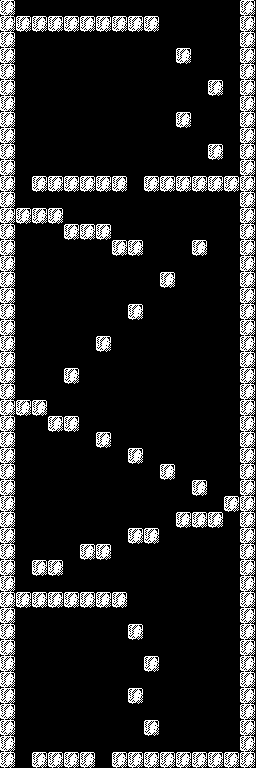

Below is a game level as drawn by its tile map, then a one-line description and the .tmx file that defines it, in full:
An orthogonal 16x48 tile map with 16x16 px tiles, 1 tile layer (Tile Layer 1).

<map version="1.10" tiledversion="1.10.2" orientation="orthogonal" renderorder="right-down" width="16" height="48" tilewidth="16" tileheight="16" infinite="0" nextlayerid="2" nextobjectid="1">
 <tileset firstgid="1" source="tiles.tsx" />
 <layer id="1" name="Tile Layer 1" width="16" height="48">
  <data encoding="csv">
2,1,1,1,1,1,1,1,1,1,1,1,1,1,1,2,
2,2,2,2,2,2,2,2,2,2,1,1,1,1,1,2,
2,1,1,1,1,1,1,1,1,1,1,1,1,1,1,2,
2,1,1,1,1,1,1,1,1,1,1,2,1,1,1,2,
2,1,1,1,1,1,1,1,1,1,1,1,1,1,1,2,
2,1,1,1,1,1,1,1,1,1,1,1,1,2,1,2,
2,1,1,1,1,1,1,1,1,1,1,1,1,1,1,2,
2,1,1,1,1,1,1,1,1,1,1,2,1,1,1,2,
2,1,1,1,1,1,1,1,1,1,1,1,1,1,1,2,
2,1,1,1,1,1,1,1,1,1,1,1,1,2,1,2,
2,1,1,1,1,1,1,1,1,1,1,1,1,1,1,2,
2,1,2,2,2,2,2,2,1,2,2,2,2,2,2,2,
2,1,1,1,1,1,1,1,1,1,1,1,1,1,1,2,
2,2,2,2,1,1,1,1,1,1,1,1,1,1,1,2,
2,1,1,1,2,2,2,1,1,1,1,1,1,1,1,2,
2,1,1,1,1,1,1,2,2,1,1,1,2,1,1,2,
2,1,1,1,1,1,1,1,1,1,1,1,1,1,1,2,
2,1,1,1,1,1,1,1,1,1,2,1,1,1,1,2,
2,1,1,1,1,1,1,1,1,1,1,1,1,1,1,2,
2,1,1,1,1,1,1,1,2,1,1,1,1,1,1,2,
2,1,1,1,1,1,1,1,1,1,1,1,1,1,1,2,
2,1,1,1,1,1,2,1,1,1,1,1,1,1,1,2,
2,1,1,1,1,1,1,1,1,1,1,1,1,1,1,2,
2,1,1,1,2,1,1,1,1,1,1,1,1,1,1,2,
2,1,1,1,1,1,1,1,1,1,1,1,1,1,1,2,
2,2,2,1,1,1,1,1,1,1,1,1,1,1,1,2,
2,1,1,2,2,1,1,1,1,1,1,1,1,1,1,2,
2,1,1,1,1,1,2,1,1,1,1,1,1,1,1,2,
2,1,1,1,1,1,1,1,2,1,1,1,1,1,1,2,
2,1,1,1,1,1,1,1,1,1,2,1,1,1,1,2,
2,1,1,1,1,1,1,1,1,1,1,1,2,1,1,2,
2,1,1,1,1,1,1,1,1,1,1,1,1,1,2,2,
2,1,1,1,1,1,1,1,1,1,1,2,2,2,1,2,
2,1,1,1,1,1,1,1,2,2,1,1,1,1,1,2,
2,1,1,1,1,2,2,1,1,1,1,1,1,1,1,2,
2,1,2,2,1,1,1,1,1,1,1,1,1,1,1,2,
2,1,1,1,1,1,1,1,1,1,1,1,1,1,1,2,
2,2,2,2,2,2,2,2,1,1,1,1,1,1,1,2,
2,1,1,1,1,1,1,1,1,1,1,1,1,1,1,2,
2,1,1,1,1,1,1,1,2,1,1,1,1,1,1,2,
2,1,1,1,1,1,1,1,1,1,1,1,1,1,1,2,
2,1,1,1,1,1,1,1,1,2,1,1,1,1,1,2,
2,1,1,1,1,1,1,1,1,1,1,1,1,1,1,2,
2,1,1,1,1,1,1,1,2,1,1,1,1,1,1,2,
2,1,1,1,1,1,1,1,1,1,1,1,1,1,1,2,
2,1,1,1,1,1,1,1,1,2,1,1,1,1,1,2,
2,1,1,1,1,1,1,1,1,1,1,1,1,1,1,2,
2,1,2,2,2,2,1,2,2,2,2,2,2,2,2,2
</data>
 </layer>
</map>